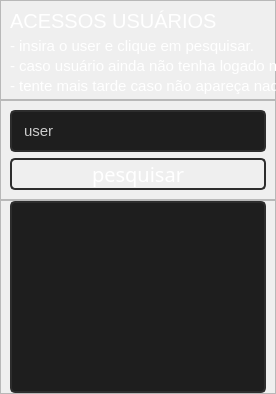
            <widget class="QWidget" name="pagina_consulta_usuario">
             <layout class="QVBoxLayout" name="verticalLayout_3" stretch="0,0,0">
              <property name="spacing">
               <number>0</number>
              </property>
              <property name="leftMargin">
               <number>0</number>
              </property>
              <property name="topMargin">
               <number>0</number>
              </property>
              <property name="rightMargin">
               <number>0</number>
              </property>
              <property name="bottomMargin">
               <number>0</number>
              </property>
              <item>
               <widget class="QFrame" name="frame_info_acessos_usuarios">
                <property name="minimumSize">
                 <size>
                  <width>0</width>
                  <height>100</height>
                 </size>
                </property>
                <property name="maximumSize">
                 <size>
                  <width>16777215</width>
                  <height>100</height>
                 </size>
                </property>
                <property name="frameShape">
                 <enum>QFrame::StyledPanel</enum>
                </property>
                <property name="frameShadow">
                 <enum>QFrame::Raised</enum>
                </property>
                <widget class="QLabel" name="ex3_acessos_usuarios">
                 <property name="geometry">
                  <rect>
                   <x>10</x>
                   <y>70</y>
                   <width>751</width>
                   <height>31</height>
                  </rect>
                 </property>
                 <property name="styleSheet">
                  <string notr="true">QLabel{
	background-color: transparent;
	color: rgb(255, 255, 255);
font: 15px Segoe UI, bold;
}</string>
                 </property>
                 <property name="text">
                  <string>- tente mais tarde caso não apareça nada, é necessário ao menos um login do usuário para este sistema.</string>
                 </property>
                </widget>
                <widget class="QLabel" name="ex1_acessos_usuarios">
                 <property name="geometry">
                  <rect>
                   <x>10</x>
                   <y>30</y>
                   <width>601</width>
                   <height>31</height>
                  </rect>
                 </property>
                 <property name="styleSheet">
                  <string notr="true">QLabel{
	background-color: transparent;
	color: rgb(255, 255, 255);
font: 15px Segoe UI, bold;
}</string>
                 </property>
                 <property name="text">
                  <string>- insira o user e clique em pesquisar.</string>
                 </property>
                </widget>
                <widget class="QLabel" name="titulo_acessos_usuarios">
                 <property name="geometry">
                  <rect>
                   <x>10</x>
                   <y>10</y>
                   <width>451</width>
                   <height>21</height>
                  </rect>
                 </property>
                 <property name="styleSheet">
                  <string notr="true">QLabel{
	background-color: transparent;
	color: rgb(255, 255, 255);
font: 20px Segoe UI, bold;
}</string>
                 </property>
                 <property name="text">
                  <string>ACESSOS USUÁRIOS</string>
                 </property>
                </widget>
                <widget class="QLabel" name="ex2_acessos_usuarios">
                 <property name="geometry">
                  <rect>
                   <x>10</x>
                   <y>50</y>
                   <width>511</width>
                   <height>31</height>
                  </rect>
                 </property>
                 <property name="styleSheet">
                  <string notr="true">QLabel{
	background-color: transparent;
	color: rgb(255, 255, 255);
font: 15px Segoe UI, bold;
}</string>
                 </property>
                 <property name="text">
                  <string>- caso usuário ainda não tenha logado não aparecerá nada na tabela</string>
                 </property>
                </widget>
               </widget>
              </item>
              <item>
               <widget class="QFrame" name="frame_dados_pesquisa_acessos_usuarios">
                <property name="maximumSize">
                 <size>
                  <width>16777215</width>
                  <height>100</height>
                 </size>
                </property>
                <property name="frameShape">
                 <enum>QFrame::StyledPanel</enum>
                </property>
                <property name="frameShadow">
                 <enum>QFrame::Raised</enum>
                </property>
                <layout class="QVBoxLayout" name="verticalLayout_17">
                 <item>
                  <widget class="QLineEdit" name="input_pesquisa_acessos_usuarios">
                   <property name="minimumSize">
                    <size>
                     <width>0</width>
                     <height>40</height>
                    </size>
                   </property>
                   <property name="styleSheet">
                    <string notr="true">QLineEdit{
border: 2px solid rgb(45,45,45);
border-radius: 5px;
padding: 10px;
background-color: rgb(30,30,30);
	color: rgb(203, 203, 203);
font: 15px Segoe UI, bold;
}
QLineEdit:hover{
border: 2px solid rgb(55,55,55);
}
QLineEdit:focus{
border: 2px solid  rgb(170,0,0);
	color: rgb(170,0,0);
}</string>
                   </property>
                   <property name="text">
                    <string>user</string>
                   </property>
                   <property name="echoMode">
                    <enum>QLineEdit::Normal</enum>
                   </property>
                   <property name="clearButtonEnabled">
                    <bool>false</bool>
                   </property>
                  </widget>
                 </item>
                 <item>
                  <widget class="QPushButton" name="btn_pesquisa_acessos_usuarios">
                   <property name="styleSheet">
                    <string notr="true">QPushButton {
	background-color:transparent;
	background-repeat: no-repeat;
	background-position: center;
	border: 2px solid rgb(45,45,45);
border-radius: 5px;
	color: rgb(255, 255, 255);
	font: 20px SegoeUIl, bold;
}
QPushButton:hover {
	background-color: rgb(173,0,0);
}
QPushButton:pressed {
	background-color: rgb(130,0,0);
}</string>
                   </property>
                   <property name="text">
                    <string>pesquisar</string>
                   </property>
                  </widget>
                 </item>
                </layout>
               </widget>
              </item>
              <item>
               <widget class="QFrame" name="frame_7">
                <property name="frameShape">
                 <enum>QFrame::StyledPanel</enum>
                </property>
                <property name="frameShadow">
                 <enum>QFrame::Raised</enum>
                </property>
                <layout class="QVBoxLayout" name="verticalLayout_21">
                 <property name="spacing">
                  <number>0</number>
                 </property>
                 <property name="topMargin">
                  <number>0</number>
                 </property>
                 <property name="bottomMargin">
                  <number>0</number>
                 </property>
                 <item>
                  <widget class="QTableView" name="tabela_pesquisa_acessos_usuarios">
                   <property name="styleSheet">
                    <string notr="true">QHeaderView {
background: rgb(30, 30, 30);
}
QHeaderView::section{
	color: rgb(255, 255, 255);
background: rgb(35,35,35);
}
QTableCornerButton::section{
background: rgb(35,35,35);
}
QHeaderView::section:pressed{
background: rgb(30,144,255);
}
QTableCornerButton::section:pressed{
background: rgb(30,144,255);
}



QTableView{
border: 2px solid rgb(45,45,45);
border-radius: 5px;
padding: 10px;
background-color: rgb(30,30,30);
	color: rgb(203, 203, 203);
font: 15px Segoe UI, bold;
}
QTableView:hover{
border: 2px solid rgb(55,55,55);
}
QTableView:focus{
border: 2px solid  rgb(170,0,0);
	color: rgb(170,0,0);
}
* { gridline-color: gray }</string>
                   </property>
                   <property name="frameShape">
                    <enum>QFrame::NoFrame</enum>
                   </property>
                   <property name="gridStyle">
                    <enum>Qt::SolidLine</enum>
                   </property>
                   <attribute name="horizontalHeaderDefaultSectionSize">
                    <number>200</number>
                   </attribute>
                  </widget>
                 </item>
                 <item>
                  <widget class="QFrame" name="frame_tabela_pesquisa_acessos_usuarios">
                   <property name="frameShape">
                    <enum>QFrame::StyledPanel</enum>
                   </property>
                   <property name="frameShadow">
                    <enum>QFrame::Raised</enum>
                   </property>
                  </widget>
                 </item>
                </layout>
               </widget>
              </item>
             </layout>
            </widget>
